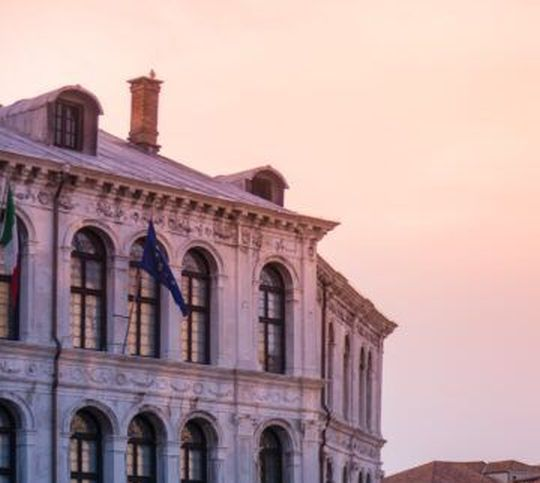
%> input picture Venich.jpg, 540 x 483 px
$ octave lab3_3.m   (GNU Octave 9; MATLAB toolbox functions it lacks are replaced by stand-ins)
%> lines starting %> are read from the running program, lines starting %| are printed output that depends on the picture; in (x1, y1, x2, y2) boxes, pixels count from 0 and x2, y2 are one past the last pixel; in counts of white or black regions, pixels touching at a corner belong together; the program's own positions count from 1
x=imread("Venich.jpg")
%> x is the input picture: size 483x540x3 uint8; mean R, G, B 185.1, 157.4, 159.4
y=rgb2gray(x);
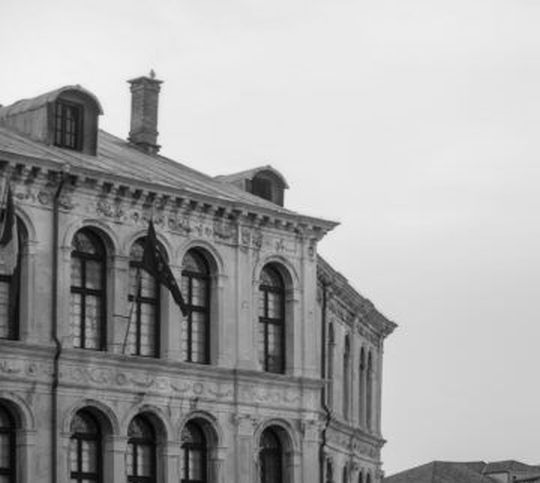
%> y: size 483x540 uint8; min 0, max 246, mean 165.9
level = graythresh(x);
%> level = 0.624
ots = im2bw(y,level);
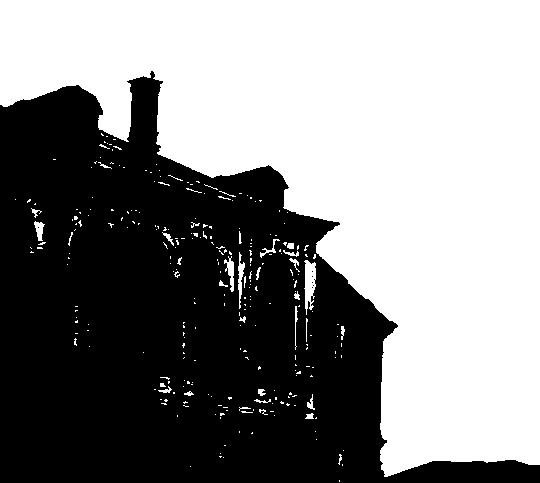
%> ots: size 483x540 logical; 53.1% white; 7 black regions (6 under 20 px), largest, box (x1, y1, x2, y2) and area: (0, 71, 540, 483) 122383
figure,imshow(ots);

$ run again, with Bird.jpg copied over Venich.jpg
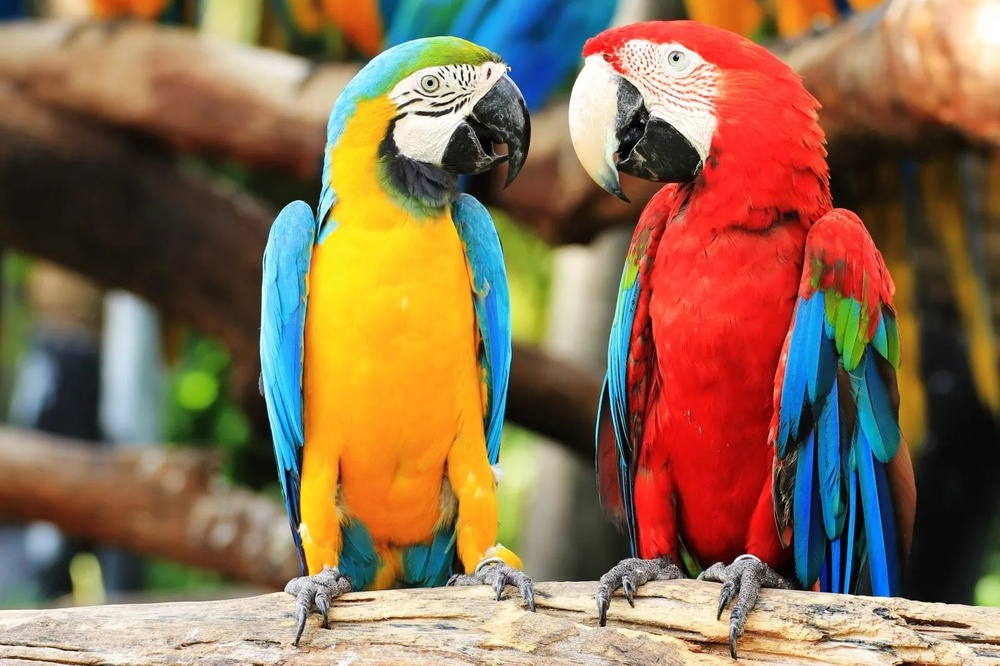
%> input picture Bird.jpg, 1000 x 666 px, shrunk from 1600 x 1066 before the run
%> x is the input picture: size 666x1000x3 uint8; mean R, G, B 139.9, 110, 81.6
%> `y=rgb2gray(x);`:
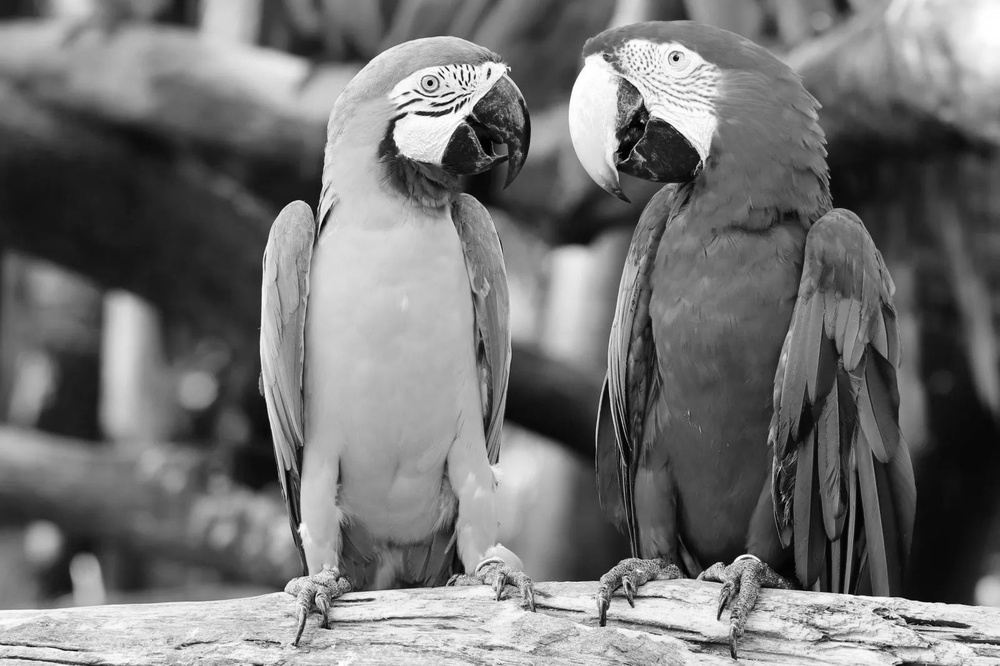
%> y: size 666x1000 uint8; min 0, max 255, mean 115.7
%> level = 0.478
%> `ots = im2bw(y,level);`:
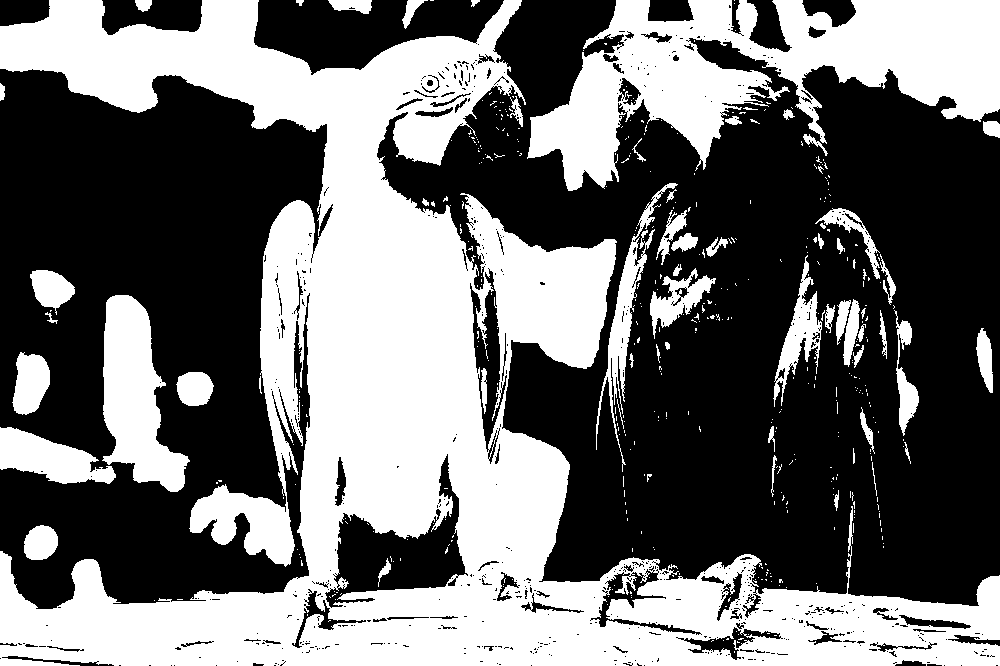
%> ots: size 666x1000 logical; 43.3% white; 459 white regions (398 under 20 px), largest, box (x1, y1, x2, y2) and area: (0, 0, 1000, 666) 210934, (527, 0, 1000, 191) 42237, (102, 295, 190, 492) 9567

$ run again, with Dog.jpg copied over Venich.jpg
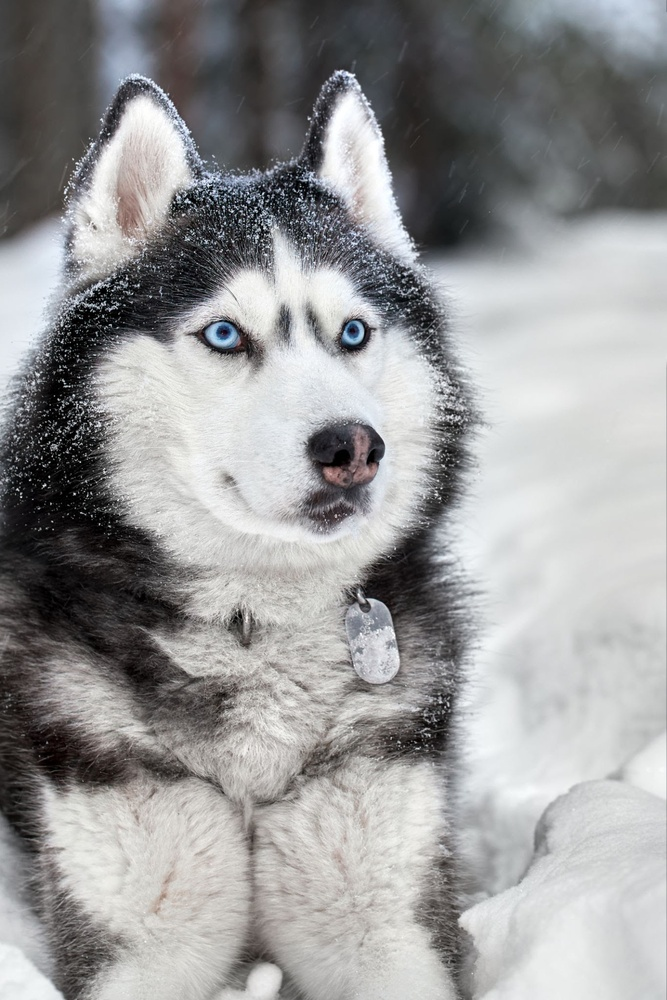
%> input picture Dog.jpg, 667 x 1000 px, shrunk from 1365 x 2048 before the run
%> x is the input picture: size 1000x667x3 uint8; mean R, G, B 152.9, 153.1, 153.6
%> level = 0.541
%> `ots = im2bw(y,level);`:
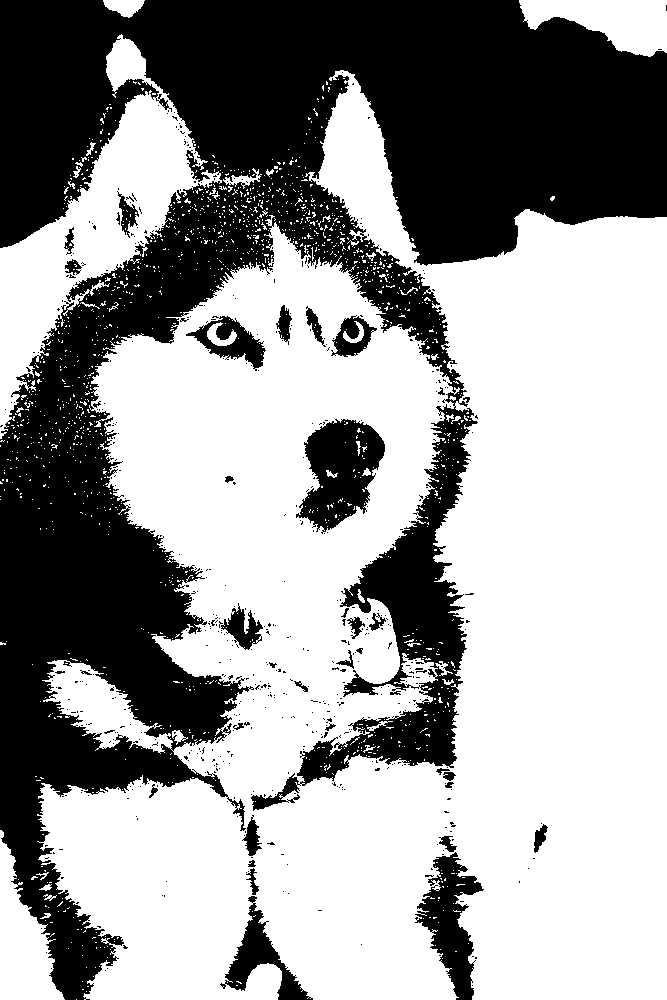
%> ots: size 1000x667 logical; 60.8% white; 569 black regions (531 under 20 px), largest, box (x1, y1, x2, y2) and area: (0, 0, 667, 1000) 239902, (296, 419, 385, 534) 6084, (415, 852, 484, 1000) 4506
